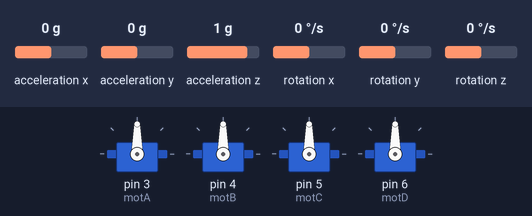
Bench run of a sketch on a simulated Arduino Uno, built with avr-gcc and run on an emulated ATmega328P. Shown: 4 × servo. Wiring (inferred from the names in the program): MPU-6050 motion sensor at I2C address 0x68. The inputs (shaded band) are chosen by the test bench; at power-on: acceleration x 0 g, acceleration y 0 g, acceleration z 1 g, rotation x 0 °/s, rotation y 0 °/s, rotation z 0 °/s. What the sketch prints to the serial monitor is not drawn.

Above: at 0.1 s.
At 17.7 s:
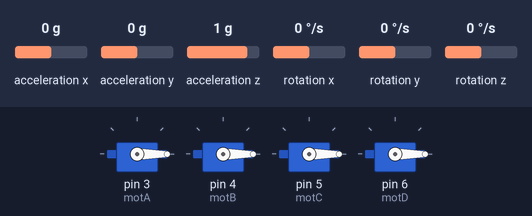
Timing chart, 0 to 19.2 s (numbered marks = the images above):
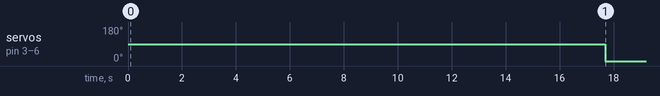

The sketch:

drone_mark_prev.ino
```cpp
#include <Wire.h>
#include <Servo.h>

#include "MPU6050.h"

// our direction as a slave drone.
#define DRONE_I2C_ID 8

#define THROTTLE_UP "throttleUp"
#define THROTTLE_DOWN "throttleDown"
#define YAW_LEFT "yawLeft"
#define YAW_RIGHT "yawRight"
#define PITCH_UP "pitchUp"
#define ROLL_LEFT "rollLeft"
#define ROLL_RIGHT "rollRight"
#define PITCH_DOWN "pitchDown"

// Customize here pulse lengths as needed
#define MIN_PULSE_LENGTH 1000  // Minimum pulse length in µs
#define MAX_PULSE_LENGTH 2000  // Maximum pulse length in µs
#define MAX_ANGLE 30
#define THROTTLE_STEP 10
#define ANGLE_STEP 10
/*#define motA 3
#define motB 4
#define motC 5
#define motD 6*/
Servo motA, motB, motC, motD;
#define usPeriod 6000

char data;
MPU6050 sensors;
MPU6050_Angles anglesReaded;
MPU6050_Angles anglesReadedPrev;
int motAPulse, motBPulse, motCPulse, motDPulse;

// PID
struct PIDSetting {
  double kp;
  double ki;
  double kd;
};
PIDSetting pitchAngleSetting = { 0.5, 0.05, 10 };
PIDSetting rollAngleSetting = { 0.5, 0.05, 10 };
PIDSetting yawAngleSetting = { 0.5, 0.05, 10 };
PIDSetting pitchWSetting = { 2, 0.02, 0 };
PIDSetting rollWSetting = { 2, 0.02, 0 };
PIDSetting yawWSetting = { 1, 0.05, 0 };

int pidLimitWI = 380;        // Limitar parte integral PID velocidad
int pidLimitWOut = 380;      // Limitar salida del PID velocidad
int pidLimitAngleI = 130;    // Limitar parte integral PID ángulo
int pidLimitAngleOut = 130;  // Limitar salida del PID ángulo

struct PID {
  float error;
  float p;
  float i;
  float d;
  float out;
};
PID pidAnglePitch, pidAngleRoll, pidAngleYaw, pidWPitch, pidWRoll, pidWYaw;

struct Position {
  int throttle;
  int pitch;
  int roll;
  int yaw;
};
Position posConsigna;

float pidWPitchConsigna, pidWRollConsigna;

long pwmStartAt, loopTimer;

volatile bool dataReceived = false;
String incommingData;


void setup() {

  Serial.begin(9600);
  delay(10);
  Serial.println("Setup");

  /*
  pinMode(motA, OUTPUT);
  pinMode(motB, OUTPUT);
  pinMode(motC, OUTPUT);
  pinMode(motD, OUTPUT);

  digitalWrite(motA, LOW);
  digitalWrite(motB, LOW);
  digitalWrite(motC, LOW);
  digitalWrite(motD, LOW);
  */

  motA.attach(3, MIN_PULSE_LENGTH, MAX_PULSE_LENGTH);
  motB.attach(4, MIN_PULSE_LENGTH, MAX_PULSE_LENGTH);
  motC.attach(5, MIN_PULSE_LENGTH, MAX_PULSE_LENGTH);
  motD.attach(6, MIN_PULSE_LENGTH, MAX_PULSE_LENGTH);

  Serial.println("Init Wire to master");

  Wire.begin(DRONE_I2C_ID);
  Wire.onReceive(receiveEvent);
  Wire.onRequest(requestEvent);

  Serial.println("End Wire to master");

  posConsigna.throttle = MIN_PULSE_LENGTH;
  motAPulse = posConsigna.throttle;
  motBPulse = posConsigna.throttle;
  motCPulse = posConsigna.throttle;
  motDPulse = posConsigna.throttle;

  Serial.println("Init sensors calib");

  if (sensors.init() != 0) {
    Serial.println("Error in MPU6050 connection. Los cables están bien??");
    while (1) { delay(1000); }
  }
  sensors.calibrate();
  Serial.println("End sensors calib");

  loopTimer = micros();
}

void loop() {

  // Esperamos hasta completar el periodo (ciclo)
  while (micros() - loopTimer < usPeriod) {}
  loopTimer = micros();

  // Ejecutamos el ciclo de trabajo de cada ESC de motor.
  pwm();

  // Leemos los sensores.
  sensors.readAngles(anglesReaded);

  // calculamos PID
  pidAngles();
  pidW();

  // modulamos las salidas de PID
  modulator();

  // guardamos una version de los sensores para el siguiente ciclo (usado en PID)
  anglesReadedPrev = anglesReaded;

  // Leemos el requerimiento del usuario, si hay.
  readOrder();
}

void readOrder() {
  if (dataReceived) {
    // Procesar los datos recibidos
    if (isNumber(incommingData)) {
      int number = atoi(incommingData.c_str());
      posConsigna.throttle = number;
    } else {
      // acc va de 1000 a 2000us
      // pitch,roll,yaw van de -30 a 30grados
      // de momento, tendremos botones en los controles, de modo que cada
      // pulsación será de:
      // acc: -10/+10
      // pitch,roll,yaw: -10/+10
      if (incommingData == THROTTLE_UP && posConsigna.throttle < MAX_PULSE_LENGTH - THROTTLE_STEP) {
        posConsigna.throttle += THROTTLE_STEP;
      } else if (incommingData == THROTTLE_DOWN && posConsigna.throttle > MIN_PULSE_LENGTH + THROTTLE_STEP) {
        posConsigna.throttle -= THROTTLE_STEP;
      } else if (incommingData == PITCH_UP && posConsigna.pitch < MAX_ANGLE - ANGLE_STEP) {
        posConsigna.pitch += ANGLE_STEP;
      } else if (incommingData == PITCH_DOWN && posConsigna.pitch > -MAX_ANGLE + ANGLE_STEP) {
        posConsigna.pitch -= ANGLE_STEP;
      } else if (incommingData == ROLL_LEFT && posConsigna.roll < MAX_ANGLE - ANGLE_STEP) {
        posConsigna.roll += ANGLE_STEP;
      } else if (incommingData == ROLL_RIGHT && posConsigna.roll > -MAX_ANGLE + ANGLE_STEP) {
        posConsigna.roll -= ANGLE_STEP;
      } else if (incommingData == YAW_LEFT && posConsigna.yaw < MAX_ANGLE - ANGLE_STEP) {
        posConsigna.yaw += ANGLE_STEP;
      } else if (incommingData == YAW_RIGHT && posConsigna.yaw > -MAX_ANGLE + ANGLE_STEP) {
        posConsigna.yaw -= ANGLE_STEP;
      }
    }

    dataReceived = false;
  }
}

// PID ángulo
void pidAngles() {
  // PID ángulo - PITCH
  pidAnglePitch.error = posConsigna.pitch - anglesReaded.pitch;                            // Error entre lectura y consigna
  pidAnglePitch.p = pitchAngleSetting.kp * pidAnglePitch.error;                            // Parte proporcional
  pidAnglePitch.i += (pitchAngleSetting.ki * pidAnglePitch.error);                         // Parte integral (sumatorio del error en el tiempo)
  pidAnglePitch.i = constrain(pidAnglePitch.i, -pidLimitAngleI, pidLimitAngleI);           // Limitar parte integral
  pidAnglePitch.d = pitchAngleSetting.kd * (anglesReaded.pitch - anglesReadedPrev.pitch);  // Parte derivativa (diferencia entre el error actual y el anterior)

  pidAnglePitch.out = pidAnglePitch.p + pidAnglePitch.i + pidAnglePitch.d;                // Salida PID
  pidAnglePitch.out = constrain(pidAnglePitch.out, -pidLimitAngleOut, pidLimitAngleOut);  // Limitar salida del PID

  // PID ángulo - ROLL
  pidAngleRoll.error = posConsigna.roll - anglesReaded.roll;                           // Error entre lectura y consigna
  pidAngleRoll.p = rollAngleSetting.kp * pidAngleRoll.error;                           // Parte proporcional
  pidAngleRoll.i += (rollAngleSetting.ki * pidAngleRoll.error);                        // Parte integral (sumatorio del error en el tiempo)
  pidAngleRoll.i = constrain(pidAngleRoll.i, -pidLimitAngleI, pidLimitAngleI);         // Limitar parte integral
  pidAngleRoll.d = rollAngleSetting.kd * (anglesReaded.roll - anglesReadedPrev.roll);  // Parte derivativa (diferencia entre el error actual y el anterior)

  pidAngleRoll.out = pidAngleRoll.p + pidAngleRoll.i + pidAngleRoll.d;                  // Salida PID
  pidAngleRoll.out = constrain(pidAngleRoll.out, -pidLimitAngleOut, pidLimitAngleOut);  // Limitar salida del PID
}

void pidW() {

  // En modo estable las consignas de los PID de velocidad vienen de las salidas de los PID de ángulo
  pidWPitchConsigna = pidAnglePitch.out;
  pidWRollConsigna = pidAngleRoll.out;

  // PID velocidad - PITCH
  pidWPitch.error = pidWPitchConsigna - anglesReaded.gyro_X;                             // Error entre lectura y consigna
  pidWPitch.p = pitchAngleSetting.kp * pidWPitch.error;                                  // Parte proporcional
  pidWPitch.i += (pitchAngleSetting.ki * pidWPitch.error);                               // Parte integral (sumatorio del error en el tiempo)
  pidWPitch.i = constrain(pidWPitch.i, -pidLimitWI, pidLimitWI);                         // Limitar parte integral
  pidWPitch.d = pitchAngleSetting.kd * (anglesReaded.gyro_X - anglesReadedPrev.gyro_X);  // Parte derivativa (diferencia entre el error actual y el anterior)

  pidWPitch.out = pidWPitch.p + pidWPitch.i + pidWPitch.d;                // Salida PID
  pidWPitch.out = constrain(pidWPitch.out, -pidLimitWOut, pidLimitWOut);  // Limitar salida del PID

  // PID velocidad - ROLL
  pidWRoll.error = pidWRollConsigna - anglesReaded.gyro_Y;                             // Error entre lectura y consigna
  pidWRoll.p = rollAngleSetting.kp * pidWRoll.error;                                   // Parte proporcional
  pidWRoll.i += (rollAngleSetting.ki * pidWRoll.error);                                // Parte integral (sumatorio del error en el tiempo)
  pidWRoll.i = constrain(pidWRoll.i, -pidLimitWI, pidLimitWI);                         // Limitar parte integral
  pidWRoll.d = rollAngleSetting.kd * (anglesReaded.gyro_Y - anglesReadedPrev.gyro_Y);  // Parte derivativa (diferencia entre el error actual y el anterior)

  pidWRoll.out = pidWRoll.p + pidWRoll.i + pidWRoll.d;                  // Salida PID
  pidWRoll.out = constrain(pidWRoll.out, -pidLimitWOut, pidLimitWOut);  // Limitar salida del PID

  // PID velocidad - YAW
  pidWYaw.error = posConsigna.yaw - anglesReaded.gyro_Z;                             // Error entre lectura y consigna
  pidWYaw.p = yawAngleSetting.kp * pidWYaw.error;                                    // Parte proporcional
  pidWYaw.i += (yawAngleSetting.ki * pidWYaw.error);                                 // Parte integral (sumatorio del error en el tiempo)
  pidWYaw.i = constrain(pidWYaw.i, -pidLimitWI, pidLimitWI);                         // Limitar parte integral
  pidWYaw.d = yawAngleSetting.kd * (anglesReaded.gyro_Z - anglesReadedPrev.gyro_Z);  // Parte derivativa (diferencia entre el error actual y el anterior)

  pidWYaw.out = pidWYaw.p + pidWYaw.i + pidWYaw.d;                    // Salida PID
  pidWYaw.out = constrain(pidWYaw.out, -pidLimitWOut, pidLimitWOut);  // Limitar salida del PID
}

void modulator() {
  // Si el Throttle es menos a 1300us, el control de estabilidad se desactiva. La parte integral
  // de los controladores PID se fuerza a 0.
  if (posConsigna.throttle <= 1300) {
    pidWPitch.i = 0;
    pidWRoll.i = 0;
    pidWYaw.i = 0;
    pidAnglePitch.i = 0;
    pidAngleRoll.i = 0;

    motAPulse = posConsigna.throttle;
    motBPulse = posConsigna.throttle;
    motCPulse = posConsigna.throttle;
    motDPulse = posConsigna.throttle;

    // Si lo motores giran con el stick de Throttle al mínimo, recudir el valor de 950us
    if (motAPulse < 1000) motAPulse = 950;
    if (motBPulse < 1000) motBPulse = 950;
    if (motCPulse < 1000) motCPulse = 950;
    if (motDPulse < 1000) motDPulse = 950;
  }

  // Si el throttle es mayor a 1300us, el control de estabilidad se activa.
  else {
    // Limitar throttle a 1800 para dejar margen a los PID
    if (posConsigna.throttle > 1800) posConsigna.throttle = 1800;

    // Modulador
    motAPulse = posConsigna.throttle + pidWPitch.out - pidWRoll.out - pidWYaw.out;
    motBPulse = posConsigna.throttle + pidWPitch.out + pidWRoll.out + pidWYaw.out;
    motCPulse = posConsigna.throttle - pidWPitch.out + pidWRoll.out - pidWYaw.out;
    motDPulse = posConsigna.throttle - pidWPitch.out - pidWRoll.out + pidWYaw.out;

    // Evitamos que alguno de los motores de detenga completamente en pleno vuelo
    if (motAPulse < 1100) motAPulse = 1100;
    if (motBPulse < 1100) motBPulse = 1100;
    if (motCPulse < 1100) motCPulse = 1100;
    if (motDPulse < 1100) motDPulse = 1100;
    // Evitamos mandar consignas mayores a 2000us a los motores
    if (motAPulse > 2000) motAPulse = 2000;
    if (motBPulse > 2000) motBPulse = 2000;
    if (motCPulse > 2000) motCPulse = 2000;
    if (motDPulse > 2000) motDPulse = 2000;
  }
}

void pwm() {

  /*
  // Iniciamos DC llevando los motores a HIGHT
  digitalWrite(motA, HIGH);
  digitalWrite(motB, HIGH);
  digitalWrite(motC, HIGH);
  digitalWrite(motD, HIGH);
  pwmStartAt = micros();

  // Terminamos el DC según corresponda a cada motor.
  while (digitalRead(motA) == HIGH || digitalRead(motB) == HIGH || digitalRead(motC) == HIGH || digitalRead(motD) == HIGH) {
    if (pwmStartAt + motAPulse <= micros()) digitalWrite(motA, LOW);
    if (pwmStartAt + motBPulse <= micros()) digitalWrite(motB, LOW);
    if (pwmStartAt + motCPulse <= micros()) digitalWrite(motC, LOW);
    if (pwmStartAt + motDPulse <= micros()) digitalWrite(motD, LOW);
  }
  */


  Serial.print("throttle:");
  Serial.print(posConsigna.throttle);
  Serial.print(" A:");
  Serial.print(motAPulse);
  Serial.print(" B:");
  Serial.print(motBPulse);
  Serial.print(" C:");
  Serial.print(motCPulse);
  Serial.print(" D:");
  Serial.print(motDPulse);
  Serial.println("---------------");
  if (motAPulse >= MIN_PULSE_LENGTH && motAPulse <= MAX_PULSE_LENGTH) {
    motA.writeMicroseconds(motAPulse);
  }
  if (motBPulse >= MIN_PULSE_LENGTH && motBPulse <= MAX_PULSE_LENGTH) {
    motB.writeMicroseconds(motBPulse);
  }
  if (motCPulse >= MIN_PULSE_LENGTH && motCPulse <= MAX_PULSE_LENGTH) {
    motC.writeMicroseconds(motCPulse);
  }
  if (motDPulse >= MIN_PULSE_LENGTH && motDPulse <= MAX_PULSE_LENGTH) {
    motD.writeMicroseconds(motDPulse);
  }
}


void receiveEvent(int count) {
  dataReceived = true;
  incommingData = "";
  while (Wire.available()) {
    char c = Wire.read();
    incommingData += c;
  }
}

void requestEvent() {
  /*char message[35];
  sprintf(message, "%02d|%02d|%02d|%04d|%04d|%04d|%04d|%04d",
          anglesReaded.pitch, anglesReaded.roll, anglesReaded.yaw, posConsigna.throttle, motAPulse, motBPulse, motCPulse, motDPulse);
  */
  String buffer = "";
  buffer += formatFloat(anglesReaded.pitch) + "|";
  buffer += formatFloat(anglesReaded.roll) + "|";
  buffer += formatFloat(anglesReaded.yaw) + "|";
  buffer += String(posConsigna.throttle) + "|";
  buffer += String(motAPulse) + "|";
  buffer += String(motBPulse) + "|";
  buffer += String(motCPulse) + "|";
  buffer += String(motDPulse);

  //Serial.println(anglesReaded.pitch);
  //Serial.println(anglesReaded.roll);
  //Serial.println(anglesReaded.yaw);
  //Serial.println(posConsigna.throttle);
  //Serial.println(motAPulse);
  //Serial.println(motBPulse);
  //Serial.println(motCPulse);
  //Serial.println(motDPulse);
  //Serial.println("================");
  //Serial.print(anglesReaded.pitch);
  //Serial.println("->");
  //Serial.println(buffer.c_str());

  Wire.write(buffer.c_str(), buffer.length());
}

bool isNumber(String str) {
  for (size_t i = 0; i < str.length(); i++) {
    if (!isDigit(str.charAt(i))) {
      return false;
    }
  }
  return true;
}

String formatFloat(float value) {
  char floatString[6];
  dtostrf(value, 5, 2, floatString);
  String formattedString = String(floatString);
  formattedString = formattedString.substring(0, formattedString.length() - 1);
  if (formattedString.length() == 3) {
    formattedString = formattedString.substring(0, 1) + formattedString.substring(2);
  } else if (formattedString.length() == 4) {
    formattedString = formattedString.substring(0, 2);
  }
  formattedString = formattedString.startsWith("-") ? formattedString : "+" + formattedString;
  return formattedString;
}
```

MPU6050.h
```cpp
// (licence header left out)
#ifndef MPU6050_h
#define MPU6050_h

#include <Arduino.h>
#include <Wire.h>

struct MPU6050_Angles {
  float pitch;
  float roll;
  float yaw;
  float gyro_X;
  float gyro_Y;
  float gyro_Z;
};

class MPU6050 {
private:
  float angulo_pitch, angulo_roll, angulo_yaw, angulo_pitch_acc, angulo_roll_acc, temperature;
  float angulo_pitch_ant, angulo_roll_ant, angulo_yaw_ant;
  int gx, gy, gz, gyro_Z, gyro_X, gyro_Y, gyro_X_ant, gyro_Y_ant, gyro_Z_ant;
  float gyro_X_cal, gyro_Y_cal, gyro_Z_cal;
  float ax, ay, az, acc_X_cal, acc_Y_cal, acc_Z_cal, acc_total_vector;
  bool set_gyro_angles, accCalibOK = false;
  float tiempo_ejecucion_MPU6050, tiempo_MPU6050_1;

public:
  static const int ERROR_INIT = 1;
  static const int adress = 0x68;

  MPU6050();
  int init();
  void calibrate();
  void read();
  void process();
  void readAngles(MPU6050_Angles& angles);
};

#endif
```

Source omitted: MPU6050.cpp (5262 bytes)

Measured:
- by itself, servo on pin 3 (motA), servo on pin 4 (motB), servo on pin 5 (motC), servo on pin 6 (motD): 90° → 0° at 17.7 s
